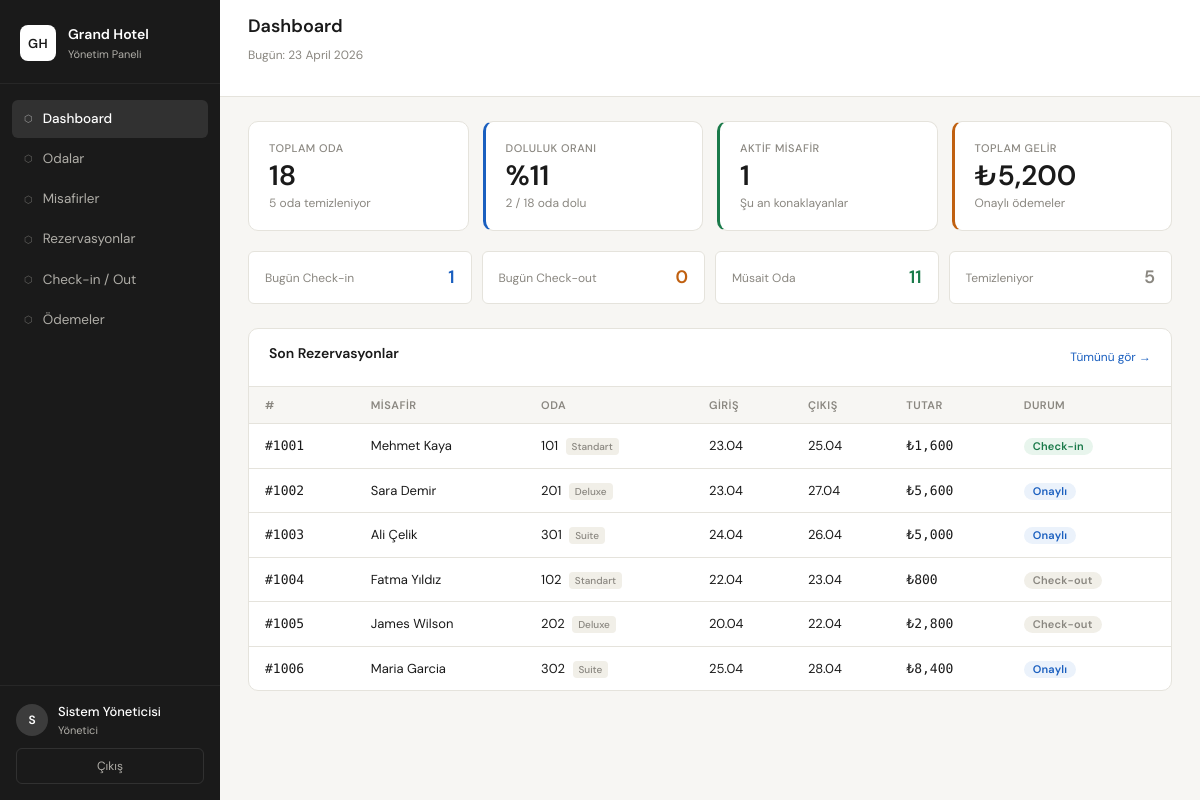
The page /dashboard (signed in) on the database its author committed.
### app.py (models this page shows)
class Reservation(db.Model):
    id = db.Column(db.Integer, primary_key=True)
    guest_id = db.Column(db.Integer, db.ForeignKey('guest.id'), nullable=False)
    room_id = db.Column(db.Integer, db.ForeignKey('room.id'), nullable=False)
    check_in_date = db.Column(db.Date, nullable=False)
    check_out_date = db.Column(db.Date, nullable=False)
    num_guests = db.Column(db.Integer, default=1)
    status = db.Column(db.String(20), default='confirmed')  # confirmed, checked_in, checked_out, cancelled
    total_amount = db.Column(db.Float)
    notes = db.Column(db.String(300))
    created_at = db.Column(db.DateTime, default=datetime.utcnow)
    guest = db.relationship('Guest', backref='reservations')
    room = db.relationship('Room', backref='reservations')

class Guest(db.Model):
    id = db.Column(db.Integer, primary_key=True)
    first_name = db.Column(db.String(50), nullable=False)
    last_name = db.Column(db.String(50), nullable=False)
    id_number = db.Column(db.String(20))
    phone = db.Column(db.String(20))
    email = db.Column(db.String(100))
    nationality = db.Column(db.String(50))
    created_at = db.Column(db.DateTime, default=datetime.utcnow)

class Room(db.Model):
    id = db.Column(db.Integer, primary_key=True)
    room_number = db.Column(db.String(10), unique=True, nullable=False)
    room_type = db.Column(db.String(30), nullable=False)  # standard, deluxe, suite, penthouse
    capacity = db.Column(db.Integer, default=2)
    price_per_night = db.Column(db.Float, nullable=False)
    status = db.Column(db.String(20), default='available')  # available, occupied, cleaning, maintenance
    floor = db.Column(db.Integer)
    description = db.Column(db.String(200))

### app.py (the view)
@app.route('/dashboard')
@login_required
def dashboard():
    today = date.today()
    total_rooms = Room.query.count()
    occupied_rooms = Room.query.filter_by(status='occupied').count()
    available_rooms = Room.query.filter_by(status='available').count()
    cleaning_rooms = Room.query.filter_by(status='cleaning').count()
    today_checkins = Reservation.query.filter_by(check_in_date=today, status='confirmed').count()
    today_checkouts = Reservation.query.filter(Reservation.check_out_date==today, Reservation.status=='checked_in').count()
    active_guests = Reservation.query.filter_by(status='checked_in').count()
    total_revenue = db.session.query(db.func.sum(Payment.amount)).filter_by(status='paid').scalar() or 0
    recent_reservations = Reservation.query.order_by(Reservation.created_at.desc()).limit(6).all()
    occupancy_rate = round((occupied_rooms / total_rooms * 100)) if total_rooms else 0
    return render_template('dashboard.html',
        total_rooms=total_rooms, occupied_rooms=occupied_rooms,
        available_rooms=available_rooms, cleaning_rooms=cleaning_rooms,
        today_checkins=today_checkins, today_checkouts=today_checkouts,
        active_guests=active_guests, total_revenue=total_revenue,
        recent_reservations=recent_reservations, occupancy_rate=occupancy_rate, today=today)

### app.py (called while the page is built)
def login_required(f):
    from functools import wraps
    @wraps(f)
    def decorated(*args, **kwargs):
        if 'user_id' not in session:
            return redirect(url_for('login'))
        return f(*args, **kwargs)
    return decorated

### templates/dashboard.html (shortened to what this page needs)
{% extends "base.html" %}
{% block page_title %}Dashboard{% endblock %}
{% block page_sub %}Bugün: {{ today.strftime('%d %B %Y') }}{% endblock %}
{% block content %}
<div class="stat-grid">
  <div class="stat-card">
    <div class="stat-label">Toplam Oda</div>
    <div class="stat-value">{{ total_rooms }}</div>
    <div class="stat-detail">{{ cleaning_rooms }} oda temizleniyor</div>
  </div>
  <div class="stat-card accent-blue">
    <div class="stat-label">Doluluk Oranı</div>
    <div class="stat-value">%{{ occupancy_rate }}</div>
    <div class="stat-detail">{{ occupied_rooms }} / {{ total_rooms }} oda dolu</div>
  </div>
  <div class="stat-card accent-green">
    <div class="stat-label">Aktif Misafir</div>
    <div class="stat-value">{{ active_guests }}</div>
    <div class="stat-detail">Şu an konaklayanlar</div>
  </div>
  <div class="stat-card accent-amber">
    <div class="stat-label">Toplam Gelir</div>
    <div class="stat-value">₺{{ "{:,.0f}".format(total_revenue) }}</div>
    <div class="stat-detail">Onaylı ödemeler</div>
  </div>
</div>
<div class="secondary-stat-grid">
  <div class="secondary-stat">
    <span class="sec-label">Bugün Check-in</span>
    <span class="sec-value blue">{{ today_checkins }}</span>
  </div>
  <div class="secondary-stat">
    <span class="sec-label">Bugün Check-out</span>
    <span class="sec-value orange">{{ today_checkouts }}</span>
  </div>
  <div class="secondary-stat">
    <span class="sec-label">Müsait Oda</span>
    <span class="sec-value green">{{ available_rooms }}</span>
  </div>
  <div class="secondary-stat">
    <span class="sec-label">Temizleniyor</span>
    <span class="sec-value gray">{{ cleaning_rooms }}</span>
  </div>
</div>
<div class="card-section">
  <div class="section-header">
    <h2 class="section-title">Son Rezervasyonlar</h2>
    <a href="{{ url_for('reservations') }}" class="section-link">Tümünü gör →</a>
  </div>
  <div class="table-wrapper">
    <table class="data-table">
      <thead>
        <tr>
          <th>#</th>
          <th>Misafir</th>
          <th>Oda</th>
          <th>Giriş</th>
          <th>Çıkış</th>
          <th>Tutar</th>
          <th>Durum</th>
        </tr>
      </thead>
      <tbody>
        {% for res in recent_reservations %}
        <tr>
          <td class="mono">#{{ 1000 + res.id }}</td>
          <td>{{ res.guest.first_name }} {{ res.guest.last_name }}</td>
          <td>{{ res.room.room_number }} <span class="room-type-tag">{{ res.room.room_type }}</span></td>
          <td>{{ res.check_in_date.strftime('%d.%m') }}</td>
          <td>{{ res.check_out_date.strftime('%d.%m') }}</td>
          <td class="mono">₺{{ "{:,.0f}".format(res.total_amount or 0) }}</td>
          <td>
            {% if res.status == 'confirmed' %}<span class="badge badge-blue">Onaylı</span>
            {% elif res.status == 'checked_in' %}<span class="badge badge-green">Check-in</span>
            {% elif res.status == 'checked_out' %}<span class="badge badge-gray">Check-out</span>
            {% elif res.status == 'cancelled' %}<span class="badge badge-red">İptal</span>{% endif %}
          </td>
        </tr>
        {% endfor %}
      </tbody>
    </table>
  </div>
</div>
{% endblock %}

### templates/base.html (shortened to what this page needs)
<!DOCTYPE html>
<html lang="tr">
<head>
<link href="https://cdn.jsdelivr.net/npm/bootstrap@5.3.0/dist/css/bootstrap.min.css" rel="stylesheet">
<link rel="stylesheet" href="{{ url_for('static', filename='css/style.css') }}">
</head>
<body>
<div class="layout">
  <aside class="sidebar">
    <div class="sidebar-brand">
      <div class="brand-icon">GH</div>
      <div>
        <div class="brand-name">Grand Hotel</div>
        <div class="brand-sub">Yönetim Paneli</div>
      </div>
    </div>
    <nav class="sidebar-nav">
      <a href="{{ url_for('dashboard') }}" class="nav-link {% if request.endpoint == 'dashboard' %}active{% endif %}">
        <span class="nav-icon">⬡</span> Dashboard
      </a>
      <a href="{{ url_for('rooms') }}" class="nav-link {% if request.endpoint == 'rooms' %}active{% endif %}">
        <span class="nav-icon">⬡</span> Odalar
      </a>
      <a href="{{ url_for('guests') }}" class="nav-link {% if request.endpoint == 'guests' %}active{% endif %}">
        <span class="nav-icon">⬡</span> Misafirler
      </a>
      <a href="{{ url_for('reservations') }}" class="nav-link {% if request.endpoint == 'reservations' %}active{% endif %}">
        <span class="nav-icon">⬡</span> Rezervasyonlar
      </a>
      <a href="{{ url_for('checkin') }}" class="nav-link {% if request.endpoint == 'checkin' %}active{% endif %}">
        <span class="nav-icon">⬡</span> Check-in / Out
      </a>
      <a href="{{ url_for('payments') }}" class="nav-link {% if request.endpoint == 'payments' %}active{% endif %}">
        <span class="nav-icon">⬡</span> Ödemeler
      </a>
    </nav>
    <div class="sidebar-footer">
      <div class="user-info">
        <div class="user-avatar">{{ session.full_name[0] if session.full_name else 'U' }}</div>
        <div>
          <div class="user-name">{{ session.full_name }}</div>
          <div class="user-role">
            {% if session.role == 'admin' %}Yönetici
            {% elif session.role == 'receptionist' %}Resepsiyon
            {% else %}Müdür{% endif %}
          </div>
        </div>
      </div>
      <a href="{{ url_for('logout') }}" class="logout-btn">Çıkış</a>
    </div>
  </aside>
  <main class="main-content">
    <div class="topbar">
      <div>
        <h1 class="page-title">{% block page_title %}{% endblock %}</h1>
        <p class="page-sub">{% block page_sub %}{% endblock %}</p>
      </div>
    </div>
    <div class="content-body">
      {% block content %}{% endblock %}
    </div>
  </main>
</div>
</body>
</html>

### rows shown on the page
Reservation: 1000+res.id "1001", guest.first_name "Mehmet", guest.last_name "Kaya", room.room_number "101", room.room_type "Standart", check_in_date "23.04", check_out_date "25.04", total_amount "1,600", status "Check-in"
Reservation: 1000+res.id "1002", guest.first_name "Sara", guest.last_name "Demir", room.room_number "201", room.room_type "Deluxe", check_in_date "23.04", check_out_date "27.04", total_amount "5,600", status "Onaylı"
Reservation: 1000+res.id "1003", guest.first_name "Ali", guest.last_name "Çelik", room.room_number "301", room.room_type "Suite", check_in_date "24.04", check_out_date "26.04", total_amount "5,000", status "Onaylı"
Reservation: 1000+res.id "1004", guest.first_name "Fatma", guest.last_name "Yıldız", room.room_number "102", room.room_type "Standart", check_in_date "22.04", check_out_date "23.04", total_amount "800", status "Check-out"
Reservation: 1000+res.id "1005", guest.first_name "James", guest.last_name "Wilson", room.room_number "202", room.room_type "Deluxe", check_in_date "20.04", check_out_date "22.04", total_amount "2,800", status "Check-out"
Reservation: 1000+res.id "1006", guest.first_name "Maria", guest.last_name "Garcia", room.room_number "302", room.room_type "Suite", check_in_date "25.04", check_out_date "28.04", total_amount "8,400", status "Onaylı"

### other values the page prints
{{ session.full_name[0] if session.full_name else 'U' }} "S"
{{ session.full_name }} "Sistem Yöneticisi"
{{ total_rooms }} "18"
{{ cleaning_rooms }} "5"
{{ occupancy_rate }} "11"
{{ occupied_rooms }} "2"
{{ active_guests }} "1"
{{ "{:,.0f}".format(total_revenue) }} "5,200"
{{ today_checkins }} "1"
{{ today_checkouts }} "0"
{{ available_rooms }} "11"
